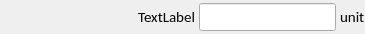
<?xml version="1.0" encoding="UTF-8"?>
<ui version="4.0">
 <class>FooterLine</class>
 <widget class="QWidget" name="FooterLine">
  <property name="geometry">
   <rect>
    <x>0</x>
    <y>0</y>
    <width>365</width>
    <height>34</height>
   </rect>
  </property>
  <property name="windowTitle">
   <string>Form</string>
  </property>
  <property name="layoutDirection">
   <enum>Qt::LeftToRight</enum>
  </property>
  <layout class="QHBoxLayout" name="horizontalLayout">
   <property name="spacing">
    <number>4</number>
   </property>
   <property name="leftMargin">
    <number>0</number>
   </property>
   <property name="topMargin">
    <number>1</number>
   </property>
   <property name="rightMargin">
    <number>0</number>
   </property>
   <property name="bottomMargin">
    <number>1</number>
   </property>
   <item>
    <spacer name="horizontalSpacer">
     <property name="orientation">
      <enum>Qt::Horizontal</enum>
     </property>
     <property name="sizeHint" stdset="0">
      <size>
       <width>40</width>
       <height>20</height>
      </size>
     </property>
    </spacer>
   </item>
   <item>
    <widget class="QLabel" name="uiLabelLbl">
     <property name="font">
      <font>
       <family>Calibri</family>
       <pointsize>11</pointsize>
      </font>
     </property>
     <property name="text">
      <string>TextLabel</string>
     </property>
     <property name="alignment">
      <set>Qt::AlignRight|Qt::AlignTrailing|Qt::AlignVCenter</set>
     </property>
    </widget>
   </item>
   <item>
    <widget class="QLineEdit" name="uiValueLbl">
     <property name="enabled">
      <bool>true</bool>
     </property>
     <property name="font">
      <font>
       <family>Calibri</family>
       <pointsize>11</pointsize>
      </font>
     </property>
     <property name="alignment">
      <set>Qt::AlignRight|Qt::AlignTrailing|Qt::AlignVCenter</set>
     </property>
     <property name="readOnly">
      <bool>true</bool>
     </property>
    </widget>
   </item>
   <item>
    <widget class="QLabel" name="uiUnitLbl">
     <property name="sizePolicy">
      <sizepolicy hsizetype="Minimum" vsizetype="Preferred">
       <horstretch>0</horstretch>
       <verstretch>0</verstretch>
      </sizepolicy>
     </property>
     <property name="minimumSize">
      <size>
       <width>10</width>
       <height>0</height>
      </size>
     </property>
     <property name="maximumSize">
      <size>
       <width>50</width>
       <height>16777215</height>
      </size>
     </property>
     <property name="font">
      <font>
       <family>Calibri</family>
       <pointsize>11</pointsize>
      </font>
     </property>
     <property name="text">
      <string>unit</string>
     </property>
    </widget>
   </item>
  </layout>
 </widget>
 <resources/>
 <connections/>
</ui>
